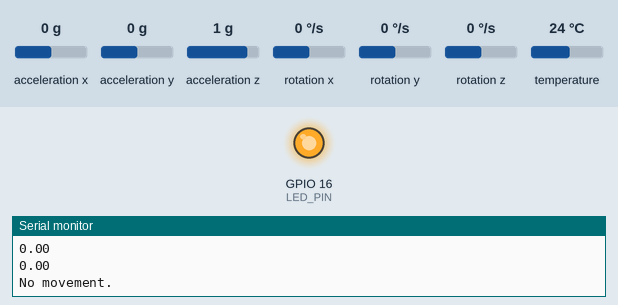
Simulated run of this program. Board: ESP8266 (NodeMCU). Shown: output pins drawn as LEDs (lit = HIGH), the last lines printed to the serial monitor. The inputs (shaded band) are chosen by the test bench; at power-on: rotation x 0 °/s, rotation y 0 °/s, acceleration x 0 g, acceleration y 0 g, acceleration z 1 g, rotation z 0 °/s, temperature 24 °C. WiFi joins after 1.5 s; servers stay silent unless stated.

Above: at 2.8 s.
2.9 s: rotation x set to -40 °/s
4.5 s: rotation x set to -48 °/s
At 5.5 s:
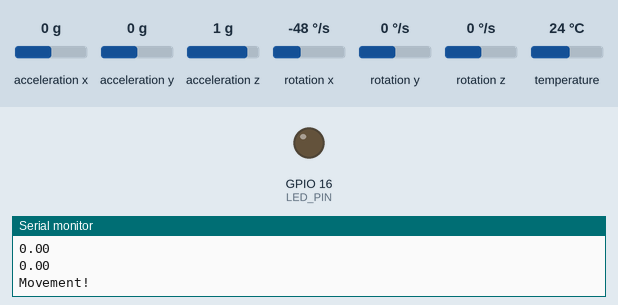
7.5 s: rotation x set to 0 °/s
9.1 s: rotation y set to -43 °/s
10.6 s: rotation y set to -50 °/s
At 13.4 s:
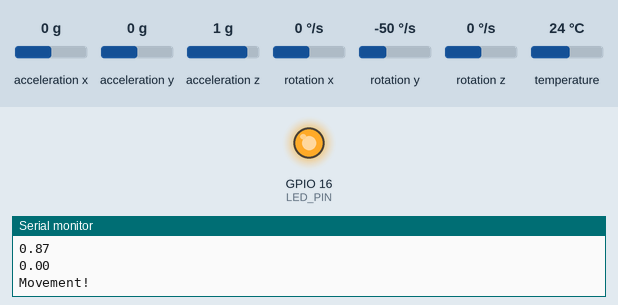
13.6 s: rotation y set to 0 °/s
Timing chart, 0 to 16.1 s (numbered marks = the images above; inputs shaded):
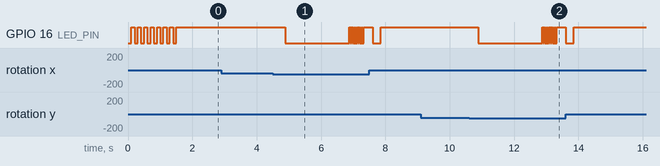

The program:

main.cpp
```cpp
#include <Arduino.h>
#include <Adafruit_MPU6050.h>
#include <Adafruit_Sensor.h>
#include <ESP8266WiFi.h>
#include <ESP8266HTTPClient.h>

#define LED_PIN 16

Adafruit_MPU6050 mpu;
HTTPClient http;
WiFiClient wifi;
int triggered = 0;

void sendRequest() {
  http.begin(wifi, "http://10.0.0.1:8080/api/moved/100");
  http.GET();
  http.end();
}

void setup(void) {
  Serial.begin(115200);
  while (!Serial)
    delay(10); // will pause Zero, Leonardo, etc until serial console opens

  Serial.println("Adafruit MPU6050 test!");

  // Try to initialize!
  if (!mpu.begin()) {
    Serial.println("Failed to find MPU6050 chip");
    while (1) {
      delay(10);
    }
  }
  Serial.println("MPU6050 Found!");

  mpu.setAccelerometerRange(MPU6050_RANGE_8_G);
  mpu.setGyroRange(MPU6050_RANGE_500_DEG);
  mpu.setFilterBandwidth(MPU6050_BAND_5_HZ);

  Serial.println("");

  pinMode(LED_PIN, OUTPUT);

  WiFi.mode(WIFI_STA);
  WiFi.begin("RAPID", "helloworld");
  while (WiFi.status() != WL_CONNECTED) {
    digitalWrite(LED_PIN, LOW);
    delay(100);
    digitalWrite(LED_PIN, HIGH);
    delay(100);
  }
}

void loop() {
  /* Get new sensor events with the readings */
  sensors_event_t a, g, temp;
  mpu.getEvent(&a, &g, &temp);

  double x = 0, y = 0, z = 0;
  for (int n = 0; n < 50; n++) {    // 250 ms averaging
    x += g.gyro.x;
    y += g.gyro.y;
    z += g.gyro.z;
    delay(5);
  }
  x /= 50;
  y /= 50;
  z /= 50;
  x = abs(x);
  y = abs(y);
  z = abs(z);
  Serial.println(x);
  Serial.println(y);
  Serial.println(z);

  if (x > 0.8 || y > 0.8 || z > 0.8) {
    digitalWrite(LED_PIN, LOW);
    Serial.println("Movement!");
    triggered += 1;
  }
  else {
    digitalWrite(LED_PIN, HIGH);
    Serial.println("No movement.");
    triggered = 0;
  }

  if (triggered >= 8) {    // 2 s min
    sendRequest();
    for (int i = 0; i < 10; i++) {
      digitalWrite(LED_PIN, LOW);
      delay(25);
      digitalWrite(LED_PIN, HIGH);
      delay(25);
    }
    triggered = 0;
  }
}
```

Measured:
- the behaviour switches between -45 and -46 °/s on rotation x (found by bisection; images 0 and 1)
- the behaviour switches between -45 and -46 °/s on rotation y (found by bisection; images 1 and 2)
- after the input at 4.5 s, GPIO 16 (LED_PIN): HIGH → LOW after 0.38 s, then repeats every 0.05 s: HIGH 0.03 s, LOW 0.03 s
- after the input at 10.6 s, GPIO 16 (LED_PIN): HIGH → LOW after 0.29 s, then repeats every 0.05 s: HIGH 0.03 s, LOW 0.03 s, until it stays HIGH from 13.3 s
